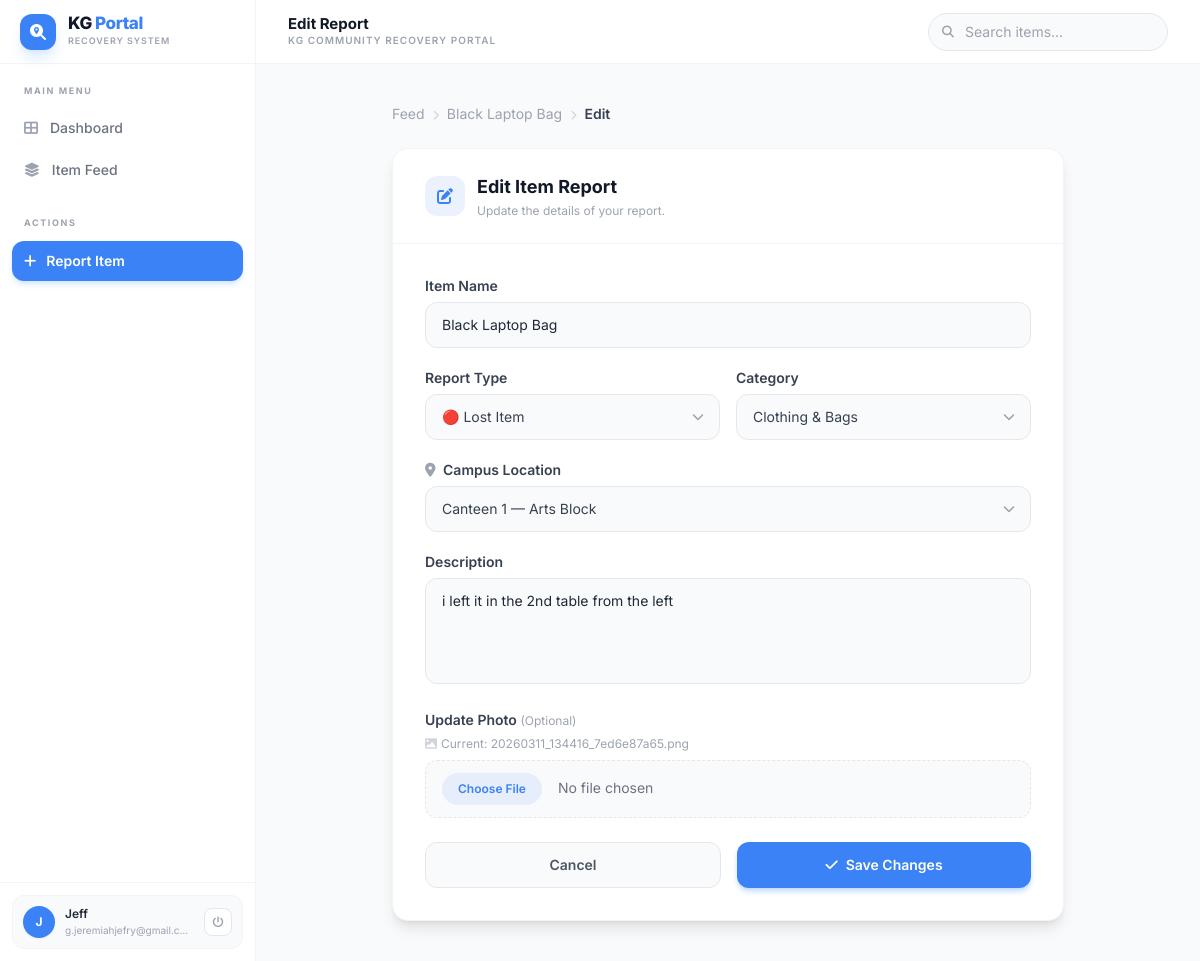
The app's page /item/1/edit (signed in) with its own data.
### app.py (models this page shows, shortened)
class User(UserMixin, db.Model):
    __tablename__ = 'user'
    id            = db.Column(db.Integer, primary_key=True)
    username      = db.Column(db.String(80),  unique=True, nullable=False, index=True)
    email         = db.Column(db.String(120), unique=True, nullable=False, index=True)
    password_hash = db.Column(db.String(256), nullable=False)
    created_at    = db.Column(db.DateTime,    default=datetime.utcnow, nullable=False)
    items = db.relationship('Item', backref='reporter',
                            lazy='select', cascade='all, delete-orphan')

class Item(db.Model):
    __tablename__ = 'item'
    id               = db.Column(db.Integer, primary_key=True)
    title            = db.Column(db.String(200), nullable=False)
    description      = db.Column(db.Text,        nullable=False)
    status           = db.Column(db.String(10),  nullable=False, default='LOST',  index=True)
    category         = db.Column(db.String(20),  nullable=False, default='OTHER', index=True)
    location         = db.Column(db.String(255), nullable=False,                  index=True)
    image_filename   = db.Column(db.String(255), nullable=True)
    handover_status  = db.Column(db.String(20),  nullable=True)   # LEFT_AT_LOCATION | WITH_FINDER | SECURITY
    handover_details = db.Column(db.Text,        nullable=True)
    receiver_name    = db.Column(db.String(100), nullable=True)
    receiver_contact = db.Column(db.String(100), nullable=True)
    date_reported    = db.Column(db.DateTime, default=datetime.utcnow, nullable=False, index=True)
    created_at       = db.Column(db.DateTime, default=datetime.utcnow, nullable=False)
    user_id          = db.Column(db.Integer, db.ForeignKey('user.id'), nullable=False)

### app.py (the view, shortened to what this page needs)
@app.route('/item/<int:item_id>/edit', methods=['GET', 'POST'])
@login_required
def edit_item(item_id):
    item = db.get_or_404(Item, item_id)
    if item.user_id != current_user.id:
        abort(403)
    return render_template('edit.html', item=item, location_zones=LOCATION_ZONES)

### app.py (called while the page is built)
@login_manager.user_loader
def load_user(user_id: str):
    return db.session.get(User, int(user_id))

### templates/edit.html (shortened to what this page needs)
{% extends "base.html" %}
{% block page_title %}Edit Report{% endblock %}
{% block content %}
<div class="flex items-start justify-center py-2">
    <div class="w-full max-w-2xl">
        <nav class="mb-6">
            <ol class="flex items-center text-sm text-gray-400 gap-2">
                <li><a href="{{ url_for('feed') }}" class="hover:text-brand transition-colors">Feed</a></li>
                <li><i class="fa-solid fa-chevron-right text-gray-300 text-[10px]"></i></li>
                <li><a href="{{ url_for('item_detail', item_id=item.id) }}" class="hover:text-brand transition-colors truncate max-w-[140px] block">{{ item.title[:20] }}</a></li>
                <li><i class="fa-solid fa-chevron-right text-gray-300 text-[10px]"></i></li>
                <li class="text-gray-700 font-semibold">Edit</li>
            </ol>
        </nav>
        <div class="bg-white rounded-2xl border border-gray-100 shadow-lg overflow-hidden">
            <div class="px-8 py-6 border-b border-gray-100 flex items-center gap-3">
                <div class="w-10 h-10 rounded-xl bg-brand/10 flex items-center justify-center shrink-0">
                    <i class="fa-solid fa-pen-to-square text-brand text-base"></i>
                </div>
                <div>
                    <h2 class="text-lg font-bold text-gray-900">Edit Item Report</h2>
                    <p class="text-xs text-gray-400 mt-0.5">Update the details of your report.</p>
                </div>
            </div>
            <div class="p-8">
                <form method="POST" enctype="multipart/form-data">
                    <div class="mb-5">
                        <label for="title" class="block text-sm font-semibold text-gray-700 mb-1.5">Item Name</label>
                        <input type="text" name="title" id="title" value="{{ item.title }}" required
                            class="w-full px-4 py-3 bg-gray-50 border border-gray-200 rounded-xl text-gray-800
                                   focus:outline-none focus:ring-2 focus:ring-blue-100 focus:border-brand transition-all text-sm">
                    </div>
                    <div class="grid grid-cols-1 sm:grid-cols-2 gap-4 mb-5">
                        <div>
                            <label for="status" class="block text-sm font-semibold text-gray-700 mb-1.5">Report Type</label>
                            <div class="relative">
                                <select name="status" id="status"
                                    class="w-full px-4 py-3 bg-gray-50 border border-gray-200 rounded-xl text-gray-700
                                           focus:outline-none focus:ring-2 focus:ring-blue-100 focus:border-brand
                                           transition-all text-sm cursor-pointer appearance-none">
                                    <option value="LOST"  {% if item.status == 'LOST'  %}selected{% endif %}>🔴 Lost Item</option>
                                </select>
                            </div>
                        </div>
                        <div>
                            <label for="category" class="block text-sm font-semibold text-gray-700 mb-1.5">Category</label>
                            <div class="relative">
                                <select name="category" id="category"
                                    class="w-full px-4 py-3 bg-gray-50 border border-gray-200 rounded-xl text-gray-700
                                           focus:outline-none focus:ring-2 focus:ring-blue-100 focus:border-brand
                                           transition-all text-sm cursor-pointer appearance-none">
                                    <option value="CLOTHING"    {% if item.category == 'CLOTHING'    %}selected{% endif %}>Clothing & Bags</option>
                                </select>
                            </div>
                        </div>
                    </div>
                    <div class="mb-5">
                        <label for="location" class="block text-sm font-semibold text-gray-700 mb-1.5">
                            <i class="fa-solid fa-location-dot text-gray-400 mr-1"></i> Campus Location
                        </label>
                        <div class="relative">
                            <select name="location" id="location" required
                                class="w-full px-4 py-3 bg-gray-50 border border-gray-200 rounded-xl text-gray-700
                                       focus:outline-none focus:ring-2 focus:ring-blue-100 focus:border-brand
                                       transition-all text-sm cursor-pointer appearance-none">
                                {% set found_match = false %}
                                {% for group, zones in location_zones.items() %}
                                  {% if item.location in zones %}{% set found_match = true %}{% endif %}
                                {% endfor %}
                                {% if not found_match and item.location %}
                                <optgroup label="── Previous Value ──">
                                    <option value="{{ item.location }}" selected>{{ item.location }}</option>
                                </optgroup>
                                {% endif %}
                            </select>
                        </div>
                    </div>
                    <div class="mb-5">
                        <label for="description" class="block text-sm font-semibold text-gray-700 mb-1.5">Description</label>
                        <textarea name="description" id="description" rows="4" required
                            class="w-full px-4 py-3 bg-gray-50 border border-gray-200 rounded-xl text-gray-800
                                   focus:outline-none focus:ring-2 focus:ring-blue-100 focus:border-brand
                                   transition-all text-sm resize-none">{{ item.description }}</textarea>
                    </div>
                    <div class="mb-6">
                        <label class="block text-sm font-semibold text-gray-700 mb-1.5">
                            Update Photo <span class="text-gray-400 font-normal text-xs">(Optional)</span>
                        </label>
                        {% if item.image_filename %}
                        <p class="text-xs text-gray-400 mb-2">
                            <i class="fa-solid fa-image text-gray-300 mr-1"></i>Current: {{ item.image_filename }}
                        </p>
                        {% endif %}
                        <input type="file" name="image" id="image" accept="image/*"
                            class="w-full px-4 py-3 bg-gray-50 border border-dashed border-gray-200 rounded-xl text-gray-500
                                   file:mr-4 file:py-2 file:px-4 file:rounded-full file:border-0 file:text-xs file:font-semibold
                                   file:bg-brand/10 file:text-brand hover:file:bg-brand hover:file:text-white transition-all cursor-pointer text-sm">
                    </div>
                    <div class="flex gap-4">
                        <a href="{{ url_for('item_detail', item_id=item.id) }}"
                           class="flex-1 py-3 text-center bg-gray-50 text-gray-600 font-semibold rounded-xl
                                  hover:bg-gray-100 transition-all border border-gray-200 text-sm">
                            Cancel
                        </a>
                        <button type="submit"
                            class="flex-1 py-3 bg-brand text-white font-semibold rounded-xl hover:bg-brand-dark
                                   transition-all shadow-md shadow-blue-200 text-sm flex items-center justify-center gap-2">
                            <i class="fa-solid fa-check text-sm"></i> Save Changes
                        </button>
                    </div>
                </form>
            </div>
        </div>
    </div>
</div>
{% endblock %}

### templates/base.html (shortened to what this page needs)
<!DOCTYPE html>
<html lang="en">
<head>
    <script src="https://cdn.tailwindcss.com"></script>
    <link rel="stylesheet"
          href="https://cdnjs.cloudflare.com/ajax/libs/font-awesome/6.5.1/css/all.min.css"
>
</head>
<body class="bg-surface font-sans text-gray-800 h-screen flex overflow-hidden antialiased">
<aside class="w-64 bg-white flex-col hidden md:flex shrink-0 shadow-sidebar border-r border-gray-100">
    <div class="h-16 flex items-center px-5 border-b border-gray-100 shrink-0">
        <div class="w-9 h-9 rounded-xl bg-brand shadow-lg shadow-blue-200/60 flex items-center justify-center mr-3 shrink-0">
            <i class="fa-solid fa-magnifying-glass-location text-white text-base"></i>
        </div>
        <div class="min-w-0">
            <p class="font-extrabold text-[17px] text-gray-900 tracking-tight leading-none">
                KG <span class="text-brand">Portal</span>
            </p>
            <p class="text-[9px] text-gray-400 font-semibold uppercase tracking-widest mt-0.5">
                Recovery System
            </p>
        </div>
    </div>
    <nav class="flex-1 px-3 py-5 space-y-0.5 overflow-y-auto">
        <p class="text-[9px] text-gray-400 font-bold uppercase tracking-[0.18em] px-3 mb-2.5">Main Menu</p>
        <a href="{{ url_for('dashboard') }}"
           class="flex items-center px-3 py-2.5 rounded-xl text-sm font-medium transition-all duration-150
                  {{ 'nav-link-active' if request.endpoint == 'dashboard'
                     else 'text-gray-500 hover:bg-gray-50 hover:text-gray-800' }}">
            <i class="fa-solid fa-table-cells-large mr-3 text-sm nav-icon
                      {{ '' if request.endpoint == 'dashboard' else 'text-gray-400' }}"></i>
            Dashboard
        </a>
        <a href="{{ url_for('feed') }}"
           class="flex items-center px-3 py-2.5 rounded-xl text-sm font-medium transition-all duration-150
                  {{ 'nav-link-active' if request.endpoint == 'feed'
                     else 'text-gray-500 hover:bg-gray-50 hover:text-gray-800' }}">
            <i class="fa-solid fa-layer-group mr-3 text-sm nav-icon
                      {{ '' if request.endpoint == 'feed' else 'text-gray-400' }}"></i>
            Item Feed
        </a>
        {% if current_user.is_authenticated %}
        <p class="text-[9px] text-gray-400 font-bold uppercase tracking-[0.18em] px-3 pt-6 pb-2.5">Actions</p>
        <a href="{{ url_for('report') }}"
           class="flex items-center gap-2.5 px-3 py-2.5 rounded-xl text-sm font-semibold
                  bg-brand text-white hover:bg-brand-dark transition-all
                  shadow-md shadow-blue-200/60 group">
            <i class="fa-solid fa-plus text-sm group-hover:rotate-90 transition-transform duration-300"></i>
            Report Item
        </a>
        {% endif %}
    </nav>
    <div class="p-3 border-t border-gray-100 shrink-0">
        {% if current_user.is_authenticated %}
        <div class="flex items-center gap-2.5 bg-gray-50 p-2.5 rounded-xl border border-gray-100">
            <div class="w-8 h-8 rounded-full bg-brand text-white flex items-center justify-center
                        font-bold text-xs shadow-sm shrink-0">
                {{ current_user.username[0]|upper }}
            </div>
            <div class="flex-1 min-w-0">
                <p class="text-xs font-semibold text-gray-800 truncate leading-tight">
                    {{ current_user.username }}
                </p>
                <p class="text-[10px] text-gray-400 truncate mt-0.5">{{ current_user.email }}</p>
            </div>
            <a href="{{ url_for('logout') }}" title="Sign Out"
               class="w-7 h-7 rounded-lg bg-white border border-gray-200
                      hover:bg-red-50 hover:text-red-500 hover:border-red-200
                      text-gray-400 flex items-center justify-center transition-colors shrink-0">
                <i class="fa-solid fa-power-off text-[11px]"></i>
            </a>
        </div>
        {% endif %}
    </div>
</aside>
<div class="flex-1 flex flex-col h-screen overflow-hidden">
    <header class="h-16 bg-white/95 backdrop-blur-xl border-b border-gray-100 flex items-center
                   justify-between px-5 lg:px-8 z-10 shrink-0">
        <div class="flex items-center">
            <div>
                <h1 class="text-[15px] font-bold text-gray-900 leading-tight">
                    {% block page_title %}Overview{% endblock %}
                </h1>
                <p class="text-[10px] text-gray-400 font-semibold tracking-widest uppercase hidden sm:block">
                    KG Community Recovery Portal
                </p>
            </div>
        </div>
        <form method="GET" action="{{ url_for('feed') }}" class="relative hidden sm:block">
            <i class="fa-solid fa-magnifying-glass absolute left-3.5 top-1/2 -translate-y-1/2 text-gray-400 text-xs"></i>
            <input type="text" name="q" placeholder="Search items…"
                   class="pl-9 pr-4 py-2 bg-gray-50 border border-gray-200 rounded-full text-sm
                          text-gray-700 focus:outline-none focus:ring-2 focus:ring-blue-100
                          focus:border-brand w-44 lg:w-60 transition-all placeholder-gray-400">
        </form>
    </header>
    <main class="flex-1 overflow-y-auto bg-surface p-5 md:p-8">
        <div class="max-w-6xl mx-auto">
            {% block content %}{% endblock %}
        </div>
    </main>
</div>
</body>
</html>

### records on screen
User: username "J", username "Jeff", email "g.jeremiahjefry@gmail.com"
Item: title "Black Laptop Bag", status "🔴 Lost Item", category "Clothing & Bags", location "Canteen 1 — Arts Block", description "i left it in the 2nd table from the left", image_filename "20260311_134416_7ed6e87a65.png"
